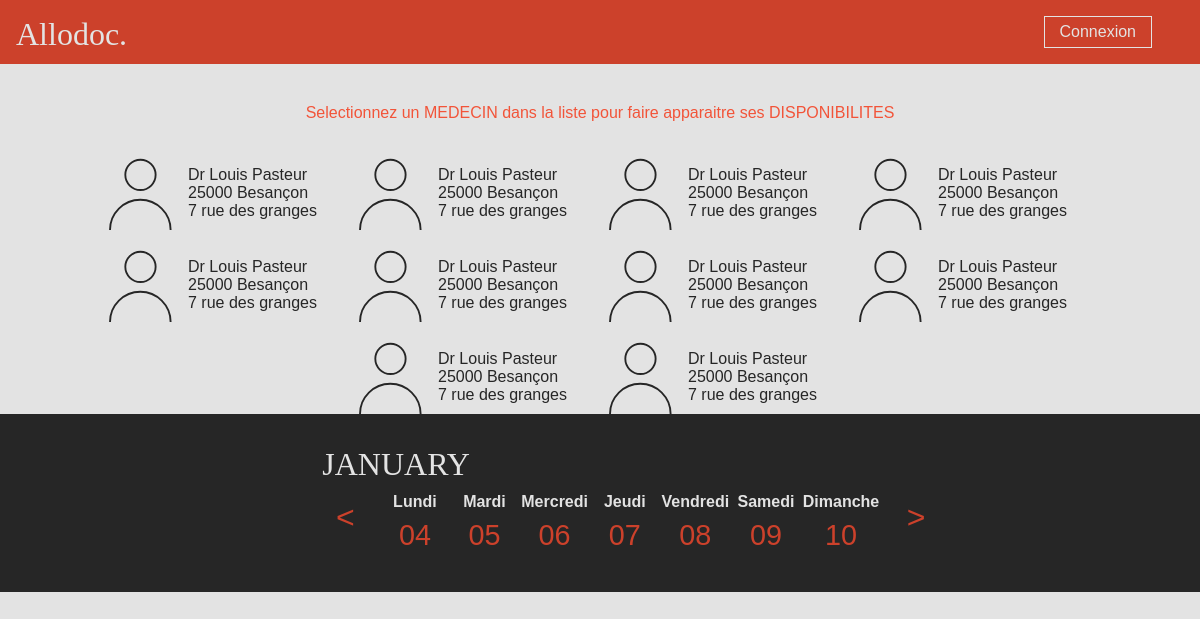
The app's page /index.php?d=1451865600& with its own data.
### tables this page shows
CREATE TABLE `MEDECIN` (
  `m_id` int(8) NOT NULL,
  `m_nom` varchar(30) NOT NULL,
  `m_prenom` varchar(30) NOT NULL,
  `m_ville` varchar(30) NOT NULL,
  `m_cp` int(6) NOT NULL,
  `m_adresse` varchar(100) NOT NULL,
  `m_telephone` int(11) NOT NULL
);

### includes/calendar.php (the view, shortened to what this page needs)
<?php
function calendarHead($dates){
	$strDays = ['Lundi','Mardi','Mercredi','Jeudi','Vendredi','Samedi','Dimanche'];
	$strMonth = ' '.date('F',$dates[0]);
	echo '<div id="calendar">';
	echo '<table>';
	echo 	'<caption>'.strtoupper($strMonth).'</caption>';
	echo 		'<thead class = "calendar-head">';
	echo 			'<tr>';
	$lastWeek = $dates[0] - (7*3600*24);
	$nextWeek = $dates[0] + (7*3600*24);
	echo '<th>';
		echo '<a class ="pastWeek" href="'.$_SERVER['PHP_SELF'].'?d='.$lastWeek.'&amp"><</a>';
	echo '</th>';
	for($i=0;$i<7;$i++){
		echo '<th>'.$strDays[$i].'<br><p>'.date('d',$dates[$i]).'</p></th>';
	}
		echo '<th>';
			echo '<a class ="nextWeek" href="'.$_SERVER['PHP_SELF'].'?d='.$nextWeek.'&amp">></a>';
		echo '</th>';
	echo 			'</tr>';
	echo 		'</thead>';
}
function displayCalendarWeek($_fDay = null)
{
	$dates = array();
	for($i=0; $i<7; $i++)
	{
		$dates[$i] = $_fDay + ($i*3600*24);
	}
	calendarHead($dates);
	echo '<tbody class = "calendar-body">';
	echo 	'<tr>';
	foreach($dates as $_d)
	{
		echo'<td>';
		echo '</td>';
	}
	echo 	'</tr>';
	echo '</tbody>';
	echo '</table>';
	echo '</div>';
}
function getMedecin($id){
	$result = array();
	$sql = '
		SELECT m_nom , m_prenom , m_ville , m_cp , m_adresse
		FROM MEDECIN
		WHERE m_id = '.$id.'
	';
	$querry = mysql_query($sql) or die("Une requête à échouée.");
	while ($row = mysql_fetch_assoc($querry))
	{
		$result = $row;
	}
	return $result;
}
function displayMedecin()
{
	$id = 1;
	$medecin = getMedecin($id);
	echo '<a href="#"><div class = "vignetteMedecin">';
	echo '<img src="./img/icnMedecin.svg" class ="icnMedecin">';
	echo '<p>Dr '.$medecin['m_prenom'].' '.$medecin['m_nom'].'<br>'.$medecin['m_cp'].' '.utf8_encode($medecin['m_ville']).
		'<br>'.$medecin['m_adresse'].'</p>';
	echo '</div></a>';
}
?>

### index.php (shortened to what this page needs)
<?php
	require_once 'includes/displayPage.php';
?>
<!DOCTYPE html PUBLIC "-//W3C//DTD XHTML 1.0 Strict//EN" "http://www.w3.org/TR/xhtml1/DTD/xhtml1-strict.dtd">
<html xmlns="http://www.w3.org/1999/xhtml" xml:lang="fr-FR">
<head>
	<link rel="stylesheet" type="text/css" href="stylesheets/calendar.css" media="screen" />
</head>
<?php
	$day = null;
	if ( isset ($_GET['d']) )
	{
		$day = $_GET['d'];
	}
	echo '<body onload = "codeAddress()">';
		echo '<section>';
			echo '<div id ="blocMedecins">';
			echo '<p>Selectionnez un MEDECIN dans la liste pour faire apparaitre ses DISPONIBILITES</p>';
			for($i=0;$i<10;$i++){
				displayMedecin();
			}
			echo '</div>';
			displayCalendarWeek($day);
		echo '</section>';
?>
		<div id="map"></div>
<?php
	echo '</body>';
?>
</html>

### stylesheets/calendar.css (style rules this page uses)
body { background-color: #e3e3e3; margin:0; padding:0; width: 100%; }
section { position: relative; display: inline-block; background-color: #262626; color:#F25439; font: 1em "Helvetica",courier; font-weight: lighter; text-align: left; }
#map { position: absolute; height: 260px; width: 100%; }
.nextWeek { text-decoration:none; font: 2em "Helvetica"; color:#CC412B; }
.pastWeek { text-decoration:none; font: 2em "Helvetica"; color:#CC412B; }
#calendar { position: relative; margin-top: 2em; max-width: 600px; margin-left: auto; margin-right: auto; margin-bottom: 2em; font: 1em "Helvetica", Courier, monospace; padding-left: 1em; border-left: 0.2em solid #262626; }
caption { color: #e3e3e3; font: 2em "Otama"; text-align: left; padding-left: 0.4em; }
.calendar-head { color:#e3e3e3; margin: 0; padding: 0; }
.calendar-head th { min-width:4.1em; text-align: center; line-height: 2em; }
.calendar-head p { font: 1.8em "Helvetica"; line-height: 1.2em; color: #CC412B; padding: 0; margin:0; }
.calendar-body { vertical-align: top; text-align: center; }
#blocMedecins { position: relative; background-color: #e3e3e3; height:auto; padding-top:2%; overflow: hidden; text-align:center; }
.icnMedecin { float:left; height: 80px; width: 80px; }
.vignetteMedecin { transition: all 0.4s ease 0s; font : 1em "Helvetica"; color: #262626; background-color: #e3e3e3; display: inline-block; vertical-align:middle; margin-top:1%; overflow: hidden; width:250px; height:80px; }
.vignetteMedecin p { padding-left:0.5em; float:left; text-align:left; }

### records on screen
medecin: m_prenom "Louis", m_nom "Pasteur", m_cp "25000", m_ville "Besançon", m_adresse "7 rue des granges"

### other values on screen
$strMonth "JANUARY"
$strDays[$i] "Lundi"
date('d',$dates[$i]) "04"
$strDays[$i] "Mardi"
date('d',$dates[$i]) "05"
$strDays[$i] "Mercredi"
date('d',$dates[$i]) "06"
$strDays[$i] "Jeudi"
date('d',$dates[$i]) "07"
$strDays[$i] "Vendredi"
date('d',$dates[$i]) "08"
$strDays[$i] "Samedi"
date('d',$dates[$i]) "09"
$strDays[$i] "Dimanche"
date('d',$dates[$i]) "10"
